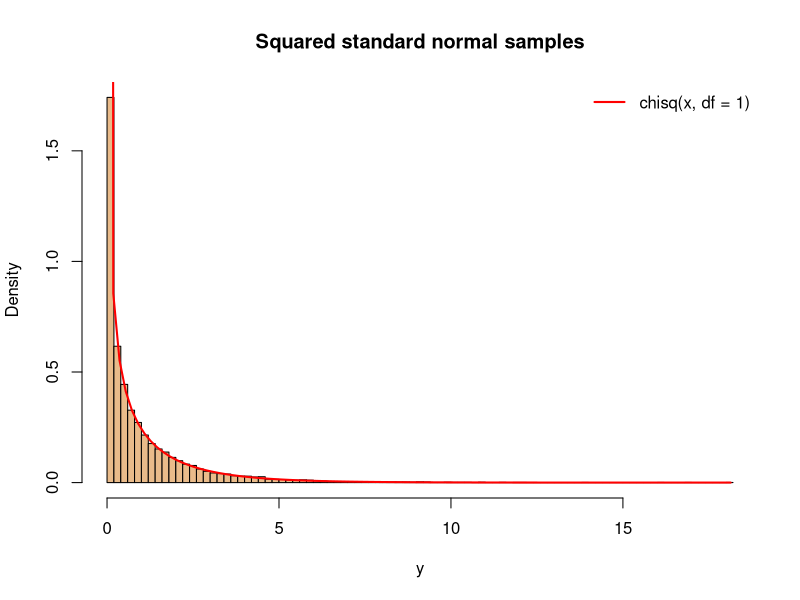
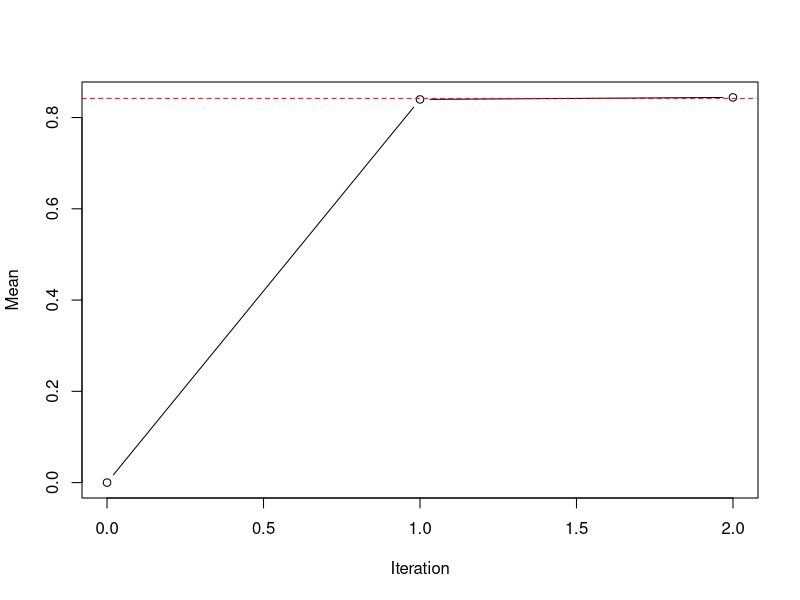

These charts were generated, in order, by the following R code:
## ---- chunk 1
knitr::opts_chunk$set(echo = TRUE, fig.width = 6.5, fig.height = 4,
                      fig.align = "center")
options(digits = 5, width = 78)
options(knitr.table.format = if (knitr::is_latex_output()) "latex" else "pipe")
## ---- chunk 2
set.seed(6001)
x <- rnorm(10000)
y <- x^2
hist(y, breaks = 100, probability = TRUE, col = "#e9bb8a",
     main = "Squared standard normal samples", xlab = "y")
curve(dchisq(x, df = 1), from = 0.0001, to = max(y),
      add = TRUE, col = "red", lwd = 2)
legend("topright", "chisq(x, df = 1)", col = "red", lwd = 2, bty = "n")
## ---- chunk 3
ks <- ks.test(y, "pchisq", df = 1)
ks
## ---- chunk 4
h <- function(x) (cos(50*x) + sin(20*x))^2
set.seed(6001)
n <- 10000
u <- runif(n)
mc <- mean(h(u))
mc.se <- sd(h(u))/sqrt(n)
c(estimate = mc, MCSE = mc.se)
## ---- chunk 5
second.moment <- function(ab) {
  integrate(function(x) h(x)^2/dbeta(x, ab[1], ab[2]),
            0, 1, subdivisions = 1000)$value
}
opt <- optim(c(1, 1), second.moment, method = "L-BFGS-B",
             lower = c(.01, .01), upper = c(1.99, 1.99))
ab <- opt$par
names(ab) <- c("alpha", "beta")
ab
set.seed(6001)
u.beta <- rbeta(n, ab[1], ab[2])
z <- h(u.beta)/dbeta(u.beta, ab[1], ab[2])
is <- mean(z)
is.se <- sd(z)/sqrt(n)
c(estimate = is, MCSE = is.se)
## ---- chunk 6
gauss.int <- function(m) {
  g <- statmod::gauss.quad(m, kind = "legendre")
  sum(g$weights*h((g$nodes + 1)/2))/2
}
benchmark <- gauss.int(128)
benchmark
comparison <- data.frame(
  method = c("Uniform MC", "Beta importance sampling", "Gauss-Legendre"),
  estimate = c(mc, is, benchmark),
  MCSE = c(mc.se, is.se, NA))
comparison$absolute.error <- abs(comparison$estimate - benchmark)
knitr::kable(longtable = FALSE, comparison, digits = 7)
var.uniform <- second.moment(c(1, 1)) - benchmark^2
var.beta <- second.moment(ab) - benchmark^2
c(variance.ratio = var.beta/var.uniform,
  variance.reduction = 1 - var.beta/var.uniform)
## ---- chunk 7
d <- read.csv("Q3.csv", row.names = 1)
fit <- lm(y ~ ., data = d)
X <- model.matrix(fit)
y3 <- d$y
n3 <- nrow(X)
p <- ncol(X)
bhat <- coef(fit)
S <- sum(resid(fit)^2)
vhat <- S/n3
log.Lmax <- -n3/2*(log(2*pi*vhat) + 1)
c(sigma2.MLE = vhat, log.Lmax = log.Lmax)
## ---- chunk 8
prior.reject <- function(prior) {
  accepted <- 0
  for (i in 1:100) {
    if (prior == "normal") {
      b <- matrix(rnorm(10000*p, sd = 5), nrow = 10000)
    } else {
      b <- matrix(rexp(10000*p)*sample(c(-1, 1), 10000*p, TRUE),
                  nrow = 10000)
    }
    v <- 1/rgamma(10000, .1, rate = .1)
    rss <- colSums((y3 - X %*% t(b))^2)
    log.a <- n3/2*(log(vhat/v) + 1) - rss/(2*v)
    accepted <- accepted + sum(log(runif(10000)) <= log.a)
  }
  accepted
}
## ---- chunk 9
set.seed(6001)
prior.reject("normal")
## ---- chunk 10
prior.reject("laplace")
## ---- chunk 11
set.seed(6001)
fold <- sample(rep(1:10, length.out = n3))
x3 <- as.matrix(d[, paste0("x", 1:10)])
cv.ridge <- glmnet::cv.glmnet(x3, y3, alpha = 0, foldid = fold)
cv.lasso <- glmnet::cv.glmnet(x3, y3, alpha = 1, foldid = fold)
knitr::kable(longtable = FALSE, data.frame(parameter = c("beta0", paste0("beta", 1:10)),
  MLE = bhat,
  Ridge.CV = as.numeric(coef(cv.ridge, s = "lambda.min")),
  Lasso.CV = as.numeric(coef(cv.lasso, s = "lambda.min"))),
  digits = 4, row.names = FALSE)
c(ridge.lambda = cv.ridge$lambda.min, lasso.lambda = cv.lasso$lambda.min)
## ---- chunk 12
y4 <- read.csv("Q4.csv", row.names = 1)$y
n4 <- length(y4)
ybar <- mean(y4)
post.var <- 1/(n4 + 1/4)
c(MLE = ybar, posterior.mean = n4*ybar*post.var,
  posterior.variance = post.var)
## ---- chunk 13
set.seed(6001)
m <- 0
trace <- m
for (j in 1:100) {
  post.mean <- (n4*ybar + m/4)*post.var
  draws <- rnorm(1000, post.mean, sqrt(post.var))
  m.new <- mean(draws)
  change <- abs(m.new - m)
  m <- m.new
  trace <- c(trace, m)
  if (change < .01) break
}
c(PPMM = m, MLE = ybar)
plot(0:j, trace, type = "b", xlab = "Iteration", ylab = "Mean")
abline(h = ybar, col = "red", lty = 2)
